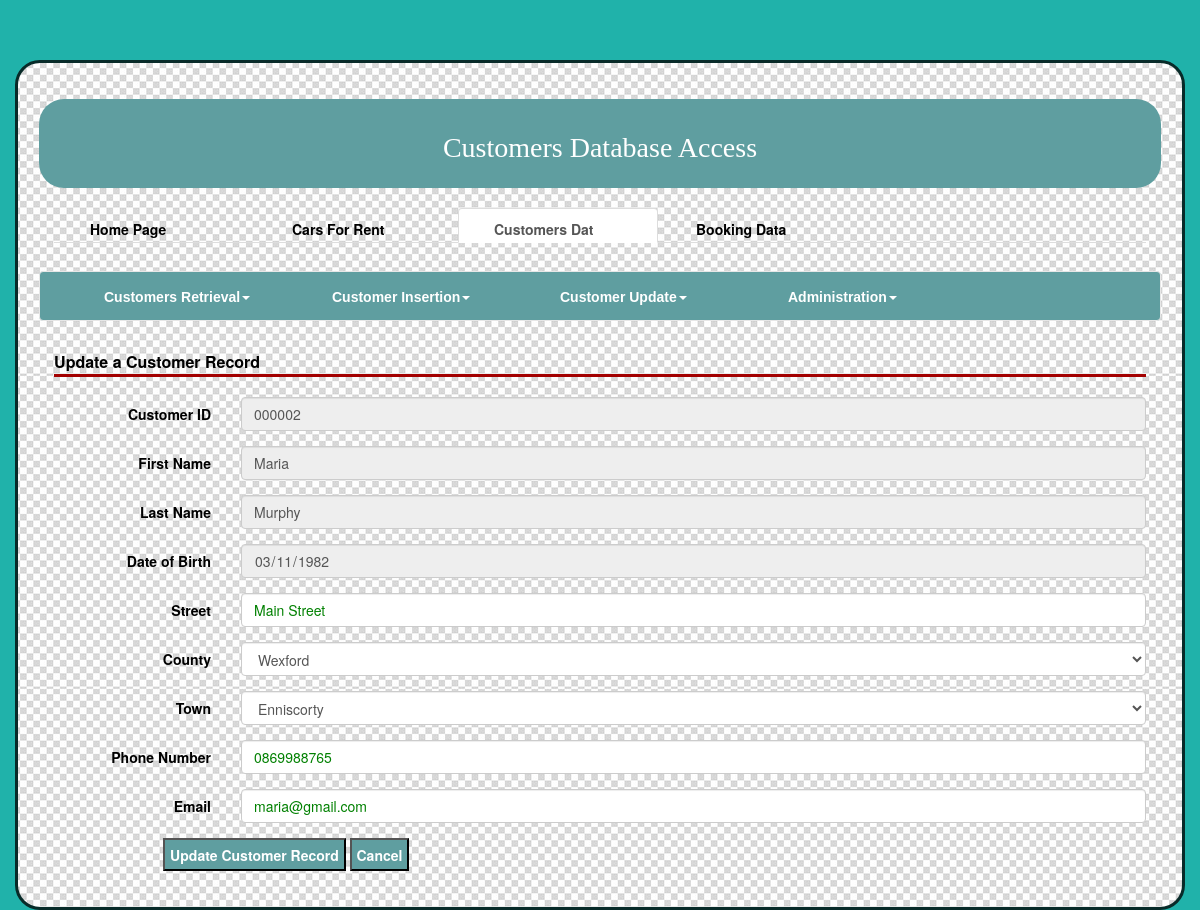
The page /editcustomer.php?CustomerID=000002 on the database its author committed.
### tables this page shows
CREATE TABLE IF NOT EXISTS `customer` (
  `CustomerID` char(6) NOT NULL,
  `FirstName` char(15) NOT NULL,
  `LastName` char(10) NOT NULL,
  `DOB` date DEFAULT NULL,
  `Street` varchar(30) DEFAULT NULL,
  `Town` char(15) NOT NULL,
  `County` char(15) NOT NULL,
  `Phone` char(15) DEFAULT NULL,
  `Email` char(40) NOT NULL,
  PRIMARY KEY (`CustomerID`)
);

### inc/custinit.php (called while the page is built, shortened)
<?php
require_once 'custheader.inc.php';
require_once 'database.inc.php';
require_once 'customer.inc.php';
$db  = new Database;
$customer = new customer($db);
?>

### inc/customer.inc.php (called while the page is built, shortened)
<?php
class Customer{
	private $db;
	public function __construct($database) {
	    $this->db = $database;
	}
	public function onecustomer($CustomerID) {
		$sql = 'Select * from customer where CustomerID = :CustomerID';
        $stmt = $this->db->prepare($sql);
  	    $stmt->bindParam(':CustomerID', $CustomerID, PDO::PARAM_STR);
       $stmt->execute();
       return $stmt->fetch();
	}
}
?>

### editcustomer.php (the view, shortened to what this page needs)
<?php
require 'inc/custinit.php';
?>
<?php
if (isset($_REQUEST['Submit'])) {
try
{   $CustomerID=$_POST['CustomerID'];
	$Street=$_POST['Street'];
	$County=$_POST['county'];
	$Town=$_POST['town'];
	$Phone=$_POST['Phone'];
	$Email=$_POST['Email'];
    $customer->updaterecord($CustomerID, $Street, $County, $Town, $Phone, $Email);
    $result =$customer->allcustomer();
    $count=count($result);
    if ($count>0)
    {
     $edit=true;
     displaycustomer($result, $edit);
    }
     else exit ("<br>There are no customers to view!");
}
catch (PDOException $e)
{
   echo '<br>PDO Exception Caught.';
   echo 'Error with the database: <br>';
   echo 'SQL Query: ', $sql;
   echo 'Error: ' . $e->getMessage().'</p>';
}
}
 else {
 $CustomerID = $_GET['CustomerID'];
 try {
    $sql = "SELECT * FROM County order by county";
    $stmt = $db->prepare($sql);
    $stmt->execute();
    $counties=$stmt->fetchAll(PDO::FETCH_ASSOC);
}
catch(PDOException $e) {
  echo $e->getMessage();
}
 try {
    $sql = "SELECT * FROM towns";
    $stmt = $db->prepare($sql);
    $stmt->execute();
    $towns=$stmt->fetchAll(PDO::FETCH_ASSOC);
}
catch(PDOException $e) {
  echo $e->getMessage();
}
 try
 {
    $customer = $customer->onecustomer($CustomerID);
    $CustomerID= $customer['CustomerID'];
    $FirstName = $customer['FirstName'];
    $LastName = $customer['LastName'];
    $DOB=$customer['DOB'];
    $Street=$customer['Street'];
	$County=$customer['County'];
	$Town=$customer['Town'];
	$Phone=$customer['Phone'];
	$Email=$customer['Email'];
 }
 catch (PDOException $e)
 {
   echo '<br>PDO Exception Caught.';
   echo 'Error with the database: <br>';
   echo 'SQL Query: ', $sql;
   echo 'Error: ' . $e->getMessage().'</p>';
 }
?>
<form action = "" method = "post" id = "bookentry" class="form-horizontal">
    <fieldset><legend>Update a Customer Record</legend>
        <div class ="form-group">
         <label for="CustomerID" class="col-sm-2 control-label">Customer ID</label>
         <div class="col-sm-10">
         <input type="text" name="CustomerID" id="CustomerID" class="form-control"  maxlength="9" readonly value = "<?php echo $CustomerID ?>">
        </div></div>
        <div class ="form-group">
          <label for="FirstName" class="col-sm-2 control-label">First Name</label>
          <div class="col-sm-10">
         <input type="text" name="FirstName" id="FirstName" class="form-control" disabled  value = "<?php echo $FirstName; ?>">
        </div></div>
		<div class ="form-group">
          <label for="LastName" class="col-sm-2 control-label">Last Name</label>
          <div class="col-sm-10">
         <input type="text" name="LastName" id="LastName" class="form-control" disabled  value = "<?php echo $LastName; ?>">
        </div></div>
		<div class ="form-group">
          <label for="DOB" class="col-sm-2 control-label">Date of Birth</label>
          <div class="col-sm-10">
         <input type="date" name="DOB" id="DOB" class="form-control" disabled  value = "<?php echo $DOB; ?>">
        </div></div>
		<div class ="form-group">
          <label for="Street" class="col-sm-2 control-label">Street</label>
          <div class="col-sm-10">
         <input type="text" name="Street" id="Street" class="form-control"    value = "<?php echo $Street; ?>">
        </div></div>
		  <div class ="form-group">
	        <label for="county" class="col-sm-2 control-label">County</label>
	        <div class="col-sm-10">
	         <select name="county" id = "county" class="form-control">
	 		           <?php
	 		           foreach ($counties as $cc) {
					     $thec=$cc['county'];
	 		            if ($County==$thec)
          {
           echo"<option selected = 'selected' value ='$County'>" . "$County</option>\n";
          }
           else {
             echo"<option value = '$thec'>$thec</option>\n";
          }
		  }
	 		           ?>
	         </select>
	        </div>
	      </div>
    <div class ="form-group">
     <label for="town" class="col-sm-2 control-label">Town</label>
       <div class="col-sm-10">
	     <select id="town" name = "town" class="form-control" >
					<?php
					foreach($towns as $rows) {
     $townss = $rows['town'];
	 if ($Town==$townss)
	 {
	 echo"<option selected = 'selected' value ='.$Town.'>".$Town.'</option>';
	 }
	 else{
     echo "<option value = '$townss'>$townss</option>\n";
 }
 }
?>
         </select>
       </div>
     </div>
		<div class ="form-group">
          <label for="Phone" class="col-sm-2 control-label">Phone Number</label>
          <div class="col-sm-10">
         <input type="text" name="Phone" id="Phone" class="form-control"   value = "<?php echo $Phone; ?>">
        </div></div>
        <div class ="form-group">
          <label for="Email" class="col-sm-2 control-label">Email</label>
          <div class="col-sm-10">
         <input type="text" name="Email" id="Email" class="form-control"     value = "<?php echo $Email; ?>">
          </div></div>
	    <div class="buttonarea">
    		<input type="submit" value="Update Customer Record" name = "Submit">
    		<input type="button" value="Cancel" onclick="history.back();" >
	     </div>
    </fieldset>
</form>
<?php
}?>
</section>
</div>
</body>
</html>

### css/mycss2.css (style rules this page uses)
body { background-color: #20b2aa ; color: black; }
legend { font-weight: bold; font-size: medium; color: #000000; border-bottom: 3px solid #A30000 ; }
.buttonarea { margin-left:10%; }
.buttonarea input { background-color: #5f9ea0; color: white; font-weight: bold; padding: .5%; }
input[type="text"]:valid, input[type="email"]:valid, input[type="password"]:valid, input[type="url"]:valid { color: green; }

### rows shown on the page
customer: CustomerID "000002", FirstName "Maria", LastName "Murphy", DOB "03/11/1982", Street "Main Street", Phone "0869988765", Email "maria@gmail.com"

### other values the page prints
form field county "Wexford"
form field town "Enniscorty"
